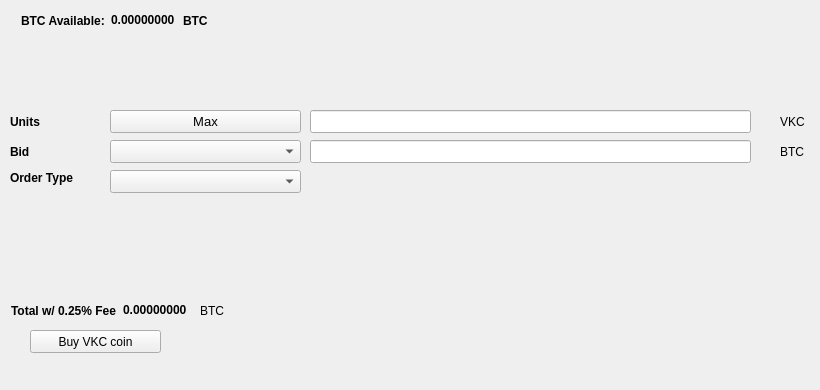
   <widget class="QWidget" name="BuyTab">
    <attribute name="title">
     <string>Buy</string>
    </attribute>
    <widget class="QPushButton" name="Buyvkcoin">
     <property name="geometry">
      <rect>
       <x>30</x>
       <y>330</y>
       <width>131</width>
       <height>23</height>
      </rect>
     </property>
     <property name="text">
      <string>Buy VKC coin</string>
     </property>
     <property name="icon">
      <iconset resource="../vkcoin.qrc">
       <normaloff>:/icons/bitcoin</normaloff>:/icons/bitcoin</iconset>
     </property>
    </widget>
    <widget class="QLabel" name="label_3">
     <property name="geometry">
      <rect>
       <x>10</x>
       <y>110</y>
       <width>46</width>
       <height>23</height>
      </rect>
     </property>
     <property name="font">
      <font>
       <weight>75</weight>
       <bold>true</bold>
      </font>
     </property>
     <property name="text">
      <string>Units</string>
     </property>
    </widget>
    <widget class="QLineEdit" name="UnitsInput">
     <property name="geometry">
      <rect>
       <x>310</x>
       <y>110</y>
       <width>441</width>
       <height>23</height>
      </rect>
     </property>
     <property name="font">
      <font>
       <pointsize>9</pointsize>
       <weight>75</weight>
       <bold>true</bold>
      </font>
     </property>
    </widget>
    <widget class="QLineEdit" name="BuyBidPriceEdit">
     <property name="geometry">
      <rect>
       <x>310</x>
       <y>140</y>
       <width>441</width>
       <height>23</height>
      </rect>
     </property>
     <property name="font">
      <font>
       <pointsize>9</pointsize>
       <weight>75</weight>
       <bold>true</bold>
      </font>
     </property>
    </widget>
    <widget class="QLabel" name="label_4">
     <property name="geometry">
      <rect>
       <x>780</x>
       <y>110</y>
       <width>31</width>
       <height>23</height>
      </rect>
     </property>
     <property name="text">
      <string>VKC</string>
     </property>
    </widget>
    <widget class="QLabel" name="label_5">
     <property name="geometry">
      <rect>
       <x>780</x>
       <y>140</y>
       <width>31</width>
       <height>23</height>
      </rect>
     </property>
     <property name="text">
      <string>BTC</string>
     </property>
    </widget>
    <widget class="QLabel" name="label_6">
     <property name="geometry">
      <rect>
       <x>10</x>
       <y>140</y>
       <width>46</width>
       <height>23</height>
      </rect>
     </property>
     <property name="font">
      <font>
       <weight>75</weight>
       <bold>true</bold>
      </font>
     </property>
     <property name="text">
      <string>Bid</string>
     </property>
    </widget>
    <widget class="QLabel" name="label_7">
     <property name="geometry">
      <rect>
       <x>10</x>
       <y>170</y>
       <width>91</width>
       <height>16</height>
      </rect>
     </property>
     <property name="font">
      <font>
       <weight>75</weight>
       <bold>true</bold>
      </font>
     </property>
     <property name="text">
      <string>Order Type</string>
     </property>
    </widget>
    <widget class="QPushButton" name="Buy_Max_Amount">
     <property name="geometry">
      <rect>
       <x>110</x>
       <y>110</y>
       <width>191</width>
       <height>23</height>
      </rect>
     </property>
     <property name="font">
      <font>
       <pointsize>10</pointsize>
      </font>
     </property>
     <property name="text">
      <string>Max</string>
     </property>
    </widget>
    <widget class="QComboBox" name="BuyBidcomboBox">
     <property name="geometry">
      <rect>
       <x>110</x>
       <y>140</y>
       <width>191</width>
       <height>23</height>
      </rect>
     </property>
     <property name="font">
      <font>
       <pointsize>10</pointsize>
      </font>
     </property>
    </widget>
    <widget class="QComboBox" name="buyOrdertypeCombo">
     <property name="geometry">
      <rect>
       <x>110</x>
       <y>170</y>
       <width>191</width>
       <height>23</height>
      </rect>
     </property>
     <property name="font">
      <font>
       <pointsize>10</pointsize>
      </font>
     </property>
    </widget>
    <widget class="QWidget" name="layoutWidget1">
     <property name="geometry">
      <rect>
       <x>21</x>
       <y>11</y>
       <width>227</width>
       <height>19</height>
      </rect>
     </property>
     <layout class="QHBoxLayout" name="horizontalLayout_3">
      <item>
       <widget class="QLabel" name="label232">
        <property name="font">
         <font>
          <weight>75</weight>
          <bold>true</bold>
         </font>
        </property>
        <property name="text">
         <string>BTC Available:</string>
        </property>
       </widget>
      </item>
      <item>
       <widget class="QLabel" name="BtcAvailableLbl">
        <property name="palette">
         <palette>
          <active>
           <colorrole role="WindowText">
            <brush brushstyle="SolidPattern">
             <color alpha="255">
              <red>0</red>
              <green>0</green>
              <blue>0</blue>
             </color>
            </brush>
           </colorrole>
           <colorrole role="Button">
            <brush brushstyle="SolidPattern">
             <color alpha="255">
              <red>0</red>
              <green>170</green>
              <blue>0</blue>
             </color>
            </brush>
           </colorrole>
           <colorrole role="Light">
            <brush brushstyle="SolidPattern">
             <color alpha="255">
              <red>0</red>
              <green>255</green>
              <blue>0</blue>
             </color>
            </brush>
           </colorrole>
           <colorrole role="Midlight">
            <brush brushstyle="SolidPattern">
             <color alpha="255">
              <red>0</red>
              <green>212</green>
              <blue>0</blue>
             </color>
            </brush>
           </colorrole>
           <colorrole role="Dark">
            <brush brushstyle="SolidPattern">
             <color alpha="255">
              <red>0</red>
              <green>85</green>
              <blue>0</blue>
             </color>
            </brush>
           </colorrole>
           <colorrole role="Mid">
            <brush brushstyle="SolidPattern">
             <color alpha="255">
              <red>0</red>
              <green>113</green>
              <blue>0</blue>
             </color>
            </brush>
           </colorrole>
           <colorrole role="Text">
            <brush brushstyle="SolidPattern">
             <color alpha="255">
              <red>0</red>
              <green>170</green>
              <blue>0</blue>
             </color>
            </brush>
           </colorrole>
           <colorrole role="BrightText">
            <brush brushstyle="SolidPattern">
             <color alpha="255">
              <red>255</red>
              <green>255</green>
              <blue>255</blue>
             </color>
            </brush>
           </colorrole>
           <colorrole role="ButtonText">
            <brush brushstyle="SolidPattern">
             <color alpha="255">
              <red>0</red>
              <green>0</green>
              <blue>0</blue>
             </color>
            </brush>
           </colorrole>
           <colorrole role="Base">
            <brush brushstyle="SolidPattern">
             <color alpha="255">
              <red>255</red>
              <green>255</green>
              <blue>255</blue>
             </color>
            </brush>
           </colorrole>
           <colorrole role="Window">
            <brush brushstyle="SolidPattern">
             <color alpha="255">
              <red>0</red>
              <green>170</green>
              <blue>0</blue>
             </color>
            </brush>
           </colorrole>
           <colorrole role="Shadow">
            <brush brushstyle="SolidPattern">
             <color alpha="255">
              <red>0</red>
              <green>0</green>
              <blue>0</blue>
             </color>
            </brush>
           </colorrole>
           <colorrole role="AlternateBase">
            <brush brushstyle="SolidPattern">
             <color alpha="255">
              <red>127</red>
              <green>212</green>
              <blue>127</blue>
             </color>
            </brush>
           </colorrole>
           <colorrole role="ToolTipBase">
            <brush brushstyle="SolidPattern">
             <color alpha="255">
              <red>255</red>
              <green>255</green>
              <blue>220</blue>
             </color>
            </brush>
           </colorrole>
           <colorrole role="ToolTipText">
            <brush brushstyle="SolidPattern">
             <color alpha="255">
              <red>0</red>
              <green>0</green>
              <blue>0</blue>
             </color>
            </brush>
           </colorrole>
          </active>
          <inactive>
           <colorrole role="WindowText">
            <brush brushstyle="SolidPattern">
             <color alpha="255">
              <red>0</red>
              <green>0</green>
              <blue>0</blue>
             </color>
            </brush>
           </colorrole>
           <colorrole role="Button">
            <brush brushstyle="SolidPattern">
             <color alpha="255">
              <red>0</red>
              <green>170</green>
              <blue>0</blue>
             </color>
            </brush>
           </colorrole>
           <colorrole role="Light">
            <brush brushstyle="SolidPattern">
             <color alpha="255">
              <red>0</red>
              <green>255</green>
              <blue>0</blue>
             </color>
            </brush>
           </colorrole>
           <colorrole role="Midlight">
            <brush brushstyle="SolidPattern">
             <color alpha="255">
              <red>0</red>
              <green>212</green>
              <blue>0</blue>
             </color>
            </brush>
           </colorrole>
           <colorrole role="Dark">
            <brush brushstyle="SolidPattern">
             <color alpha="255">
              <red>0</red>
              <green>85</green>
              <blue>0</blue>
             </color>
            </brush>
           </colorrole>
           <colorrole role="Mid">
            <brush brushstyle="SolidPattern">
             <color alpha="255">
              <red>0</red>
              <green>113</green>
              <blue>0</blue>
             </color>
            </brush>
           </colorrole>
           <colorrole role="Text">
            <brush brushstyle="SolidPattern">
             <color alpha="255">
              <red>0</red>
              <green>170</green>
              <blue>0</blue>
             </color>
            </brush>
           </colorrole>
           <colorrole role="BrightText">
            <brush brushstyle="SolidPattern">
             <color alpha="255">
              <red>255</red>
              <green>255</green>
              <blue>255</blue>
             </color>
            </brush>
           </colorrole>
           <colorrole role="ButtonText">
            <brush brushstyle="SolidPattern">
             <color alpha="255">
              <red>0</red>
              <green>0</green>
              <blue>0</blue>
             </color>
            </brush>
           </colorrole>
           <colorrole role="Base">
            <brush brushstyle="SolidPattern">
             <color alpha="255">
              <red>255</red>
              <green>255</green>
              <blue>255</blue>
             </color>
            </brush>
           </colorrole>
           <colorrole role="Window">
            <brush brushstyle="SolidPattern">
             <color alpha="255">
              <red>0</red>
              <green>170</green>
              <blue>0</blue>
             </color>
            </brush>
           </colorrole>
           <colorrole role="Shadow">
            <brush brushstyle="SolidPattern">
             <color alpha="255">
              <red>0</red>
              <green>0</green>
              <blue>0</blue>
             </color>
            </brush>
           </colorrole>
           <colorrole role="AlternateBase">
            <brush brushstyle="SolidPattern">
             <color alpha="255">
              <red>127</red>
              <green>212</green>
              <blue>127</blue>
             </color>
            </brush>
           </colorrole>
           <colorrole role="ToolTipBase">
            <brush brushstyle="SolidPattern">
             <color alpha="255">
              <red>255</red>
              <green>255</green>
              <blue>220</blue>
             </color>
            </brush>
           </colorrole>
           <colorrole role="ToolTipText">
            <brush brushstyle="SolidPattern">
             <color alpha="255">
              <red>0</red>
              <green>0</green>
              <blue>0</blue>
             </color>
            </brush>
           </colorrole>
          </inactive>
          <disabled>
           <colorrole role="WindowText">
            <brush brushstyle="SolidPattern">
             <color alpha="255">
              <red>0</red>
              <green>85</green>
              <blue>0</blue>
             </color>
            </brush>
           </colorrole>
           <colorrole role="Button">
            <brush brushstyle="SolidPattern">
             <color alpha="255">
              <red>0</red>
              <green>170</green>
              <blue>0</blue>
             </color>
            </brush>
           </colorrole>
           <colorrole role="Light">
            <brush brushstyle="SolidPattern">
             <color alpha="255">
              <red>0</red>
              <green>255</green>
              <blue>0</blue>
             </color>
            </brush>
           </colorrole>
           <colorrole role="Midlight">
            <brush brushstyle="SolidPattern">
             <color alpha="255">
              <red>0</red>
              <green>212</green>
              <blue>0</blue>
             </color>
            </brush>
           </colorrole>
           <colorrole role="Dark">
            <brush brushstyle="SolidPattern">
             <color alpha="255">
              <red>0</red>
              <green>85</green>
              <blue>0</blue>
             </color>
            </brush>
           </colorrole>
           <colorrole role="Mid">
            <brush brushstyle="SolidPattern">
             <color alpha="255">
              <red>0</red>
              <green>113</green>
              <blue>0</blue>
             </color>
            </brush>
           </colorrole>
           <colorrole role="Text">
            <brush brushstyle="SolidPattern">
             <color alpha="255">
              <red>0</red>
              <green>85</green>
              <blue>0</blue>
             </color>
            </brush>
           </colorrole>
           <colorrole role="BrightText">
            <brush brushstyle="SolidPattern">
             <color alpha="255">
              <red>255</red>
              <green>255</green>
              <blue>255</blue>
             </color>
            </brush>
           </colorrole>
           <colorrole role="ButtonText">
            <brush brushstyle="SolidPattern">
             <color alpha="255">
              <red>0</red>
              <green>85</green>
              <blue>0</blue>
             </color>
            </brush>
           </colorrole>
           <colorrole role="Base">
            <brush brushstyle="SolidPattern">
             <color alpha="255">
              <red>0</red>
              <green>170</green>
              <blue>0</blue>
             </color>
            </brush>
           </colorrole>
           <colorrole role="Window">
            <brush brushstyle="SolidPattern">
             <color alpha="255">
              <red>0</red>
              <green>170</green>
              <blue>0</blue>
             </color>
            </brush>
           </colorrole>
           <colorrole role="Shadow">
            <brush brushstyle="SolidPattern">
             <color alpha="255">
              <red>0</red>
              <green>0</green>
              <blue>0</blue>
             </color>
            </brush>
           </colorrole>
           <colorrole role="AlternateBase">
            <brush brushstyle="SolidPattern">
             <color alpha="255">
              <red>0</red>
              <green>170</green>
              <blue>0</blue>
             </color>
            </brush>
           </colorrole>
           <colorrole role="ToolTipBase">
            <brush brushstyle="SolidPattern">
             <color alpha="255">
              <red>255</red>
              <green>255</green>
              <blue>220</blue>
             </color>
            </brush>
           </colorrole>
           <colorrole role="ToolTipText">
            <brush brushstyle="SolidPattern">
             <color alpha="255">
              <red>0</red>
              <green>0</green>
              <blue>0</blue>
             </color>
            </brush>
           </colorrole>
          </disabled>
         </palette>
        </property>
        <property name="font">
         <font>
          <weight>75</weight>
          <bold>true</bold>
         </font>
        </property>
        <property name="text">
         <string>0.00000000</string>
        </property>
        <property name="textInteractionFlags">
         <set>Qt::LinksAccessibleByMouse|Qt::TextSelectableByKeyboard|Qt::TextSelectableByMouse</set>
        </property>
       </widget>
      </item>
      <item>
       <widget class="QLabel" name="BtcAvailableLbl_2">
        <property name="font">
         <font>
          <weight>75</weight>
          <bold>true</bold>
         </font>
        </property>
        <property name="text">
         <string>BTC</string>
        </property>
       </widget>
      </item>
     </layout>
    </widget>
    <widget class="QWidget" name="layoutWidge2">
     <property name="geometry">
      <rect>
       <x>11</x>
       <y>301</y>
       <width>259</width>
       <height>19</height>
      </rect>
     </property>
     <layout class="QHBoxLayout" name="horizontalLayout_4">
      <item>
       <widget class="QLabel" name="label_9">
        <property name="font">
         <font>
          <weight>75</weight>
          <bold>true</bold>
         </font>
        </property>
        <property name="text">
         <string>Total w/ 0.25% Fee</string>
        </property>
       </widget>
      </item>
      <item>
       <widget class="QLabel" name="BuyCostLabel">
        <property name="palette">
         <palette>
          <active>
           <colorrole role="WindowText">
            <brush brushstyle="SolidPattern">
             <color alpha="255">
              <red>0</red>
              <green>0</green>
              <blue>0</blue>
             </color>
            </brush>
           </colorrole>
           <colorrole role="Button">
            <brush brushstyle="SolidPattern">
             <color alpha="255">
              <red>0</red>
              <green>170</green>
              <blue>0</blue>
             </color>
            </brush>
           </colorrole>
           <colorrole role="Light">
            <brush brushstyle="SolidPattern">
             <color alpha="255">
              <red>0</red>
              <green>255</green>
              <blue>0</blue>
             </color>
            </brush>
           </colorrole>
           <colorrole role="Midlight">
            <brush brushstyle="SolidPattern">
             <color alpha="255">
              <red>0</red>
              <green>212</green>
              <blue>0</blue>
             </color>
            </brush>
           </colorrole>
           <colorrole role="Dark">
            <brush brushstyle="SolidPattern">
             <color alpha="255">
              <red>0</red>
              <green>85</green>
              <blue>0</blue>
             </color>
            </brush>
           </colorrole>
           <colorrole role="Mid">
            <brush brushstyle="SolidPattern">
             <color alpha="255">
              <red>0</red>
              <green>113</green>
              <blue>0</blue>
             </color>
            </brush>
           </colorrole>
           <colorrole role="Text">
            <brush brushstyle="SolidPattern">
             <color alpha="255">
              <red>0</red>
              <green>170</green>
              <blue>0</blue>
             </color>
            </brush>
           </colorrole>
           <colorrole role="BrightText">
            <brush brushstyle="SolidPattern">
             <color alpha="255">
              <red>255</red>
              <green>255</green>
              <blue>255</blue>
             </color>
            </brush>
           </colorrole>
           <colorrole role="ButtonText">
            <brush brushstyle="SolidPattern">
             <color alpha="255">
              <red>0</red>
              <green>0</green>
              <blue>0</blue>
             </color>
            </brush>
           </colorrole>
           <colorrole role="Base">
            <brush brushstyle="SolidPattern">
             <color alpha="255">
              <red>255</red>
              <green>255</green>
              <blue>255</blue>
             </color>
            </brush>
           </colorrole>
           <colorrole role="Window">
            <brush brushstyle="SolidPattern">
             <color alpha="255">
              <red>0</red>
              <green>170</green>
              <blue>0</blue>
             </color>
            </brush>
           </colorrole>
           <colorrole role="Shadow">
            <brush brushstyle="SolidPattern">
             <color alpha="255">
              <red>0</red>
              <green>0</green>
              <blue>0</blue>
             </color>
            </brush>
           </colorrole>
           <colorrole role="AlternateBase">
            <brush brushstyle="SolidPattern">
             <color alpha="255">
              <red>127</red>
              <green>212</green>
              <blue>127</blue>
             </color>
            </brush>
           </colorrole>
           <colorrole role="ToolTipBase">
            <brush brushstyle="SolidPattern">
             <color alpha="255">
              <red>255</red>
              <green>255</green>
              <blue>220</blue>
             </color>
            </brush>
           </colorrole>
           <colorrole role="ToolTipText">
            <brush brushstyle="SolidPattern">
             <color alpha="255">
              <red>0</red>
              <green>0</green>
              <blue>0</blue>
             </color>
            </brush>
           </colorrole>
          </active>
          <inactive>
           <colorrole role="WindowText">
            <brush brushstyle="SolidPattern">
             <color alpha="255">
              <red>0</red>
              <green>0</green>
              <blue>0</blue>
             </color>
            </brush>
           </colorrole>
           <colorrole role="Button">
            <brush brushstyle="SolidPattern">
             <color alpha="255">
              <red>0</red>
              <green>170</green>
              <blue>0</blue>
             </color>
            </brush>
           </colorrole>
           <colorrole role="Light">
            <brush brushstyle="SolidPattern">
             <color alpha="255">
              <red>0</red>
              <green>255</green>
              <blue>0</blue>
             </color>
            </brush>
           </colorrole>
           <colorrole role="Midlight">
            <brush brushstyle="SolidPattern">
             <color alpha="255">
              <red>0</red>
              <green>212</green>
              <blue>0</blue>
             </color>
            </brush>
           </colorrole>
           <colorrole role="Dark">
            <brush brushstyle="SolidPattern">
             <color alpha="255">
              <red>0</red>
              <green>85</green>
              <blue>0</blue>
             </color>
            </brush>
           </colorrole>
           <colorrole role="Mid">
            <brush brushstyle="SolidPattern">
             <color alpha="255">
              <red>0</red>
              <green>113</green>
              <blue>0</blue>
             </color>
            </brush>
           </colorrole>
           <colorrole role="Text">
            <brush brushstyle="SolidPattern">
             <color alpha="255">
              <red>0</red>
              <green>170</green>
              <blue>0</blue>
             </color>
            </brush>
           </colorrole>
           <colorrole role="BrightText">
            <brush brushstyle="SolidPattern">
             <color alpha="255">
              <red>255</red>
              <green>255</green>
              <blue>255</blue>
             </color>
            </brush>
           </colorrole>
           <colorrole role="ButtonText">
            <brush brushstyle="SolidPattern">
             <color alpha="255">
              <red>0</red>
              <green>0</green>
              <blue>0</blue>
             </color>
            </brush>
           </colorrole>
           <colorrole role="Base">
            <brush brushstyle="SolidPattern">
             <color alpha="255">
              <red>255</red>
              <green>255</green>
              <blue>255</blue>
             </color>
            </brush>
           </colorrole>
           <colorrole role="Window">
            <brush brushstyle="SolidPattern">
             <color alpha="255">
              <red>0</red>
              <green>170</green>
              <blue>0</blue>
             </color>
            </brush>
           </colorrole>
           <colorrole role="Shadow">
            <brush brushstyle="SolidPattern">
             <color alpha="255">
              <red>0</red>
              <green>0</green>
              <blue>0</blue>
             </color>
            </brush>
           </colorrole>
           <colorrole role="AlternateBase">
            <brush brushstyle="SolidPattern">
             <color alpha="255">
              <red>127</red>
              <green>212</green>
              <blue>127</blue>
             </color>
            </brush>
           </colorrole>
           <colorrole role="ToolTipBase">
            <brush brushstyle="SolidPattern">
             <color alpha="255">
              <red>255</red>
              <green>255</green>
              <blue>220</blue>
             </color>
            </brush>
           </colorrole>
           <colorrole role="ToolTipText">
            <brush brushstyle="SolidPattern">
             <color alpha="255">
              <red>0</red>
              <green>0</green>
              <blue>0</blue>
             </color>
            </brush>
           </colorrole>
          </inactive>
          <disabled>
           <colorrole role="WindowText">
            <brush brushstyle="SolidPattern">
             <color alpha="255">
              <red>0</red>
              <green>85</green>
              <blue>0</blue>
             </color>
            </brush>
           </colorrole>
           <colorrole role="Button">
            <brush brushstyle="SolidPattern">
             <color alpha="255">
              <red>0</red>
              <green>170</green>
              <blue>0</blue>
             </color>
            </brush>
           </colorrole>
           <colorrole role="Light">
            <brush brushstyle="SolidPattern">
             <color alpha="255">
              <red>0</red>
              <green>255</green>
              <blue>0</blue>
             </color>
            </brush>
           </colorrole>
           <colorrole role="Midlight">
            <brush brushstyle="SolidPattern">
             <color alpha="255">
              <red>0</red>
              <green>212</green>
              <blue>0</blue>
             </color>
            </brush>
           </colorrole>
           <colorrole role="Dark">
            <brush brushstyle="SolidPattern">
             <color alpha="255">
              <red>0</red>
              <green>85</green>
              <blue>0</blue>
             </color>
            </brush>
           </colorrole>
           <colorrole role="Mid">
            <brush brushstyle="SolidPattern">
             <color alpha="255">
              <red>0</red>
              <green>113</green>
              <blue>0</blue>
             </color>
            </brush>
           </colorrole>
           <colorrole role="Text">
            <brush brushstyle="SolidPattern">
             <color alpha="255">
              <red>0</red>
              <green>85</green>
              <blue>0</blue>
             </color>
            </brush>
           </colorrole>
           <colorrole role="BrightText">
            <brush brushstyle="SolidPattern">
             <color alpha="255">
              <red>255</red>
              <green>255</green>
              <blue>255</blue>
             </color>
            </brush>
           </colorrole>
           <colorrole role="ButtonText">
            <brush brushstyle="SolidPattern">
             <color alpha="255">
              <red>0</red>
              <green>85</green>
              <blue>0</blue>
             </color>
            </brush>
           </colorrole>
           <colorrole role="Base">
            <brush brushstyle="SolidPattern">
             <color alpha="255">
              <red>0</red>
              <green>170</green>
              <blue>0</blue>
             </color>
            </brush>
           </colorrole>
           <colorrole role="Window">
            <brush brushstyle="SolidPattern">
             <color alpha="255">
              <red>0</red>
              <green>170</green>
              <blue>0</blue>
             </color>
            </brush>
           </colorrole>
           <colorrole role="Shadow">
            <brush brushstyle="SolidPattern">
             <color alpha="255">
              <red>0</red>
              <green>0</green>
              <blue>0</blue>
             </color>
            </brush>
           </colorrole>
           <colorrole role="AlternateBase">
            <brush brushstyle="SolidPattern">
             <color alpha="255">
              <red>0</red>
              <green>170</green>
              <blue>0</blue>
             </color>
            </brush>
           </colorrole>
           <colorrole role="ToolTipBase">
            <brush brushstyle="SolidPattern">
             <color alpha="255">
              <red>255</red>
              <green>255</green>
              <blue>220</blue>
             </color>
            </brush>
           </colorrole>
           <colorrole role="ToolTipText">
            <brush brushstyle="SolidPattern">
             <color alpha="255">
              <red>0</red>
              <green>0</green>
              <blue>0</blue>
             </color>
            </brush>
           </colorrole>
          </disabled>
         </palette>
        </property>
        <property name="font">
         <font>
          <weight>75</weight>
          <bold>true</bold>
         </font>
        </property>
        <property name="autoFillBackground">
         <bool>false</bool>
        </property>
        <property name="text">
         <string>0.00000000</string>
        </property>
        <property name="textInteractionFlags">
         <set>Qt::LinksAccessibleByMouse|Qt::TextSelectableByMouse</set>
        </property>
       </widget>
      </item>
      <item>
       <widget class="QLabel" name="label_10">
        <property name="font">
         <font>
          <weight>50</weight>
          <bold>false</bold>
         </font>
        </property>
        <property name="text">
         <string>BTC</string>
        </property>
       </widget>
      </item>
     </layout>
    </widget>
    <widget class="QLabel" name="label_24">
     <property name="geometry">
      <rect>
       <x>460</x>
       <y>300</y>
       <width>281</width>
       <height>81</height>
      </rect>
     </property>
     <property name="text">
      <string/>
     </property>
     <property name="pixmap">
      <pixmap>:/images/bittrex</pixmap>
     </property>
    </widget>
   </widget>
